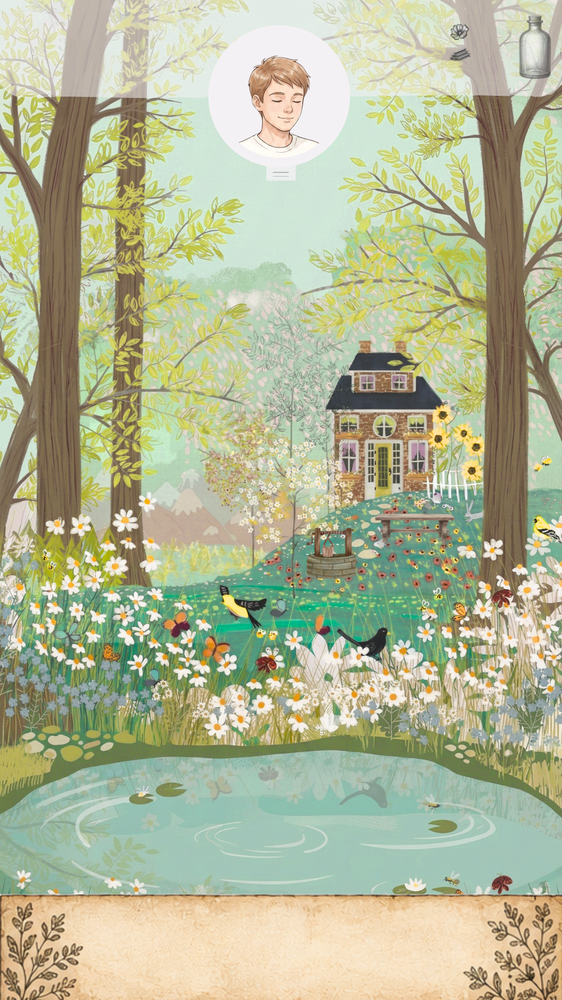
#> input picture assets/Reference. Slightly irregular lifework.-13/Afternoon:background.png, 562 x 1000 px, shrunk from 1080 x 1920 before the run, found by its file name
$ python extract_sanctuary_tab_bar_strip.py
#> lines starting #> are read from the running program, lines starting #| are printed output that depends on the picture
#!/usr/bin/env python3
"""Deprecated — use scripts/process_sanctuary_tab_bar_strip.mjs instead.

Crops the parchment strip from assets/images/sanctuary/tab_bar_parchment_strip_source.png.
"""

from pathlib import Path

from PIL import Image

ROOT = Path(__file__).resolve().parents[1]
SOURCE = ROOT / "assets" / "images" / "sanctuary" / "Afternoon:background.png"
OUT = ROOT / "assets" / "images" / "sanctuary" / "sanctuary_tab_bar_strip.png"

# Matches SANCTUARY_TAB_BAR_STRIP_HEIGHT_RATIO in sanctuaryNavLayout.ts
STRIP_HEIGHT_RATIO = 0.14


def main() -> None:
    if not SOURCE.exists():
        raise SystemExit(f"Missing source image: {SOURCE}")

    sheet = Image.open(SOURCE).convert("RGBA")
    width, height = sheet.size
#> width = 562; height = 1000
    strip_height = max(1, round(height * STRIP_HEIGHT_RATIO))
#> strip_height = 140
    top = height - strip_height
#> top = 860
    strip = sheet.crop((0, top, width, height))
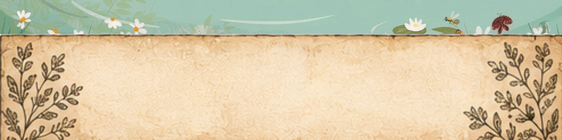
#> strip: PIL image 562x140 RGBA; mean R, G, B, A 211.1, 198, 166.2, 255
    OUT.parent.mkdir(parents=True, exist_ok=True)
    strip.save(OUT, optimize=True)
    print(f"wrote {OUT.relative_to(ROOT)} ({strip.size[0]}×{strip.size[1]})")
#| wrote assets/images/sanctuary/sanctuary_tab_bar_strip.png (562×140)


if __name__ == "__main__":
    main()
